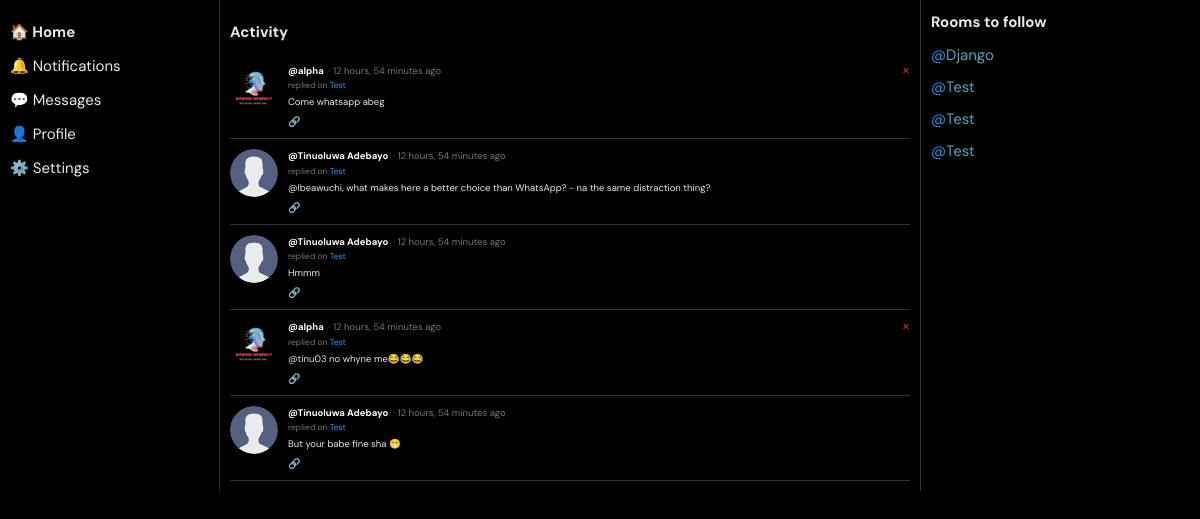
/study_groups/activity/ (signed in), run on the app's committed database.
### study_groups/models.py (models this page shows, shortened)
class Message(models.Model):
    user = models.ForeignKey(User, on_delete=models.CASCADE)
    room = models.ForeignKey(Room, on_delete=models.CASCADE)
    body = models.TextField()
    media = models.FileField(upload_to='messages/', null=True, blank=True)
    update = models.DateField(auto_now=True)
    created = models.DateField(auto_now_add=True)

class Room(models.Model):
    host = models.ForeignKey(User, on_delete=models.SET_NULL, null=True)
    topic = models.ForeignKey(Topic, on_delete=models.SET_NULL, null=True)
    name = models.CharField(max_length=200)
    description = models.TextField(null=True, blank=True)
    participants = models.ManyToManyField(User, related_name='participants', blank=True)
    updated = models.DateField(auto_now=True)
    created = models.DateField(auto_now_add=True)
    def __str__(self):
        return self.name

### users/models.py (models this page shows)
class User(AbstractUser):
    name = models.CharField(max_length=200, null=True)
    email = models.EmailField(unique=True, null=True)
    avatar = models.ImageField(upload_to='users/profile/', null=True, default='/avatar/avatar.svg')
    bio = models.TextField(null=True)
    USERNAME_FIELD = 'email'
    REQUIRED_FIELDS = []

### study_groups/views.py (the view)
# urls.py: path('activity/', views.activity_page, name="activity"),
def activity_page(request):
    room_messages = Message.objects.all().order_by('-id')[0:5]
    rooms = Room.objects.all()[0:10]
    return render(request, 'study_groups/activity.html', {'room_messages': room_messages, 'rooms':rooms})

### study_groups/templates/study_groups/activity.html (shortened to what this page needs)
{% extends 'users/base.html' %}
{% load static %}
{% block content %}
<div class="x-layout">
  <aside class="x-sidebar-left">
    <nav>
      <ul>
        <li><a href="#"><strong>🏠 Home</strong></a></li>
        <li><a href="#">🔔 Notifications</a></li>
        <li><a href="#">💬 Messages</a></li>
        <li><a href="#">👤 Profile</a></li>
        <li><a href="#">⚙️ Settings</a></li>
      </ul>
    </nav>
  </aside>
  <main class="x-feed">
    <h2 class="x-title">Activity</h2>
    {% for message in room_messages %}
    <div class="x-tweet" id="message-{{ message.id }}">
      <img src="{{message.user.avatar.url}}" class="x-avatar">
      <div class="x-body">
        <div class="x-header">
          <a href="{% url 'user_profile' message.user.id %}" class="x-username">@{{ message.user.name }}</a>
          <span class="x-time">· {{ message.created|timesince }} ago</span>
          {% if user == message.user %}
          <a href="{% url 'delete_message' message.id %}" class="x-delete">&#x2715;</a>
          {% endif %}
        </div>
        <div class="x-content">
          <p class="x-reply">replied on <a href="{% url 'room' message.room.id %}" class="x-link">{{ message.room }}</a></p>
          <p class="x-text">{{ message.body }}</p>
        </div>
        <div class="x-actions">
          <button onclick="shareActivity('{{ request.build_absolute_uri }}#message-{{ message.id }}')" title="Copy link">🔗</button>
        </div>
      </div>
    </div>
    {% endfor %}
  </main>
  <aside class="x-sidebar-right">
    <section class="x-widget">
      {% if rooms %}
      <h4>Rooms to follow</h4>
      {% for room in rooms %}
      <ul>
        <li>@<a href="{% url 'study_group_home' %}?q={{topic.name}}">{{room.name}}</a> </li>
      </ul>
      {% endfor %}
      {% else %}
      <h4><a href="{% url 'create_room' %}">Create Room</a></h4>
      {% endif %}
    </section>
  </aside>
</div>
{% endblock %}

### static/css/study_groups/style.css (style rules this page uses)
:root { --color-main: #4da6c1; --color-main-light: #d3eef4; --color-dark: #1c1c1e; --color-dark-medium: #2a2a2e; --color-dark-light: #3a3a3f; --color-light: #dcdcdc; --color-gray: #7a7a7a; --color-light-gray: #a0a0a0; --color-bg: #121212; --color-success: #3aa57c; --color-error: #e14c3a; }
* { font-family: "DM Sans", -apple-system, BlinkMacSystemFont, "Segoe UI", Roboto, Oxygen, Ubuntu, Cantarell, "Open Sans", "Helvetica Neue", sans-serif; margin: 0; padding: 0; box-sizing: border-box; text-rendering: optimizeLegibility; font-size: inherit; }
html { font-size: 56.25%; }
@media only screen and (min-width: 1200px) { html { font-size: 62.5%; } }
body { line-height: 1.6; font-weight: 400; font-size: 1.5rem; color: var(--color-light-gray); background-color: var(--color-bg); min-height: 100vh; }
img { width: 100%; }
a { display: inline-block; color: var(--color-main); text-decoration: none; }

### study_groups/templates/study_groups/activity.html (style rules this page uses)
body { margin: 0; font-family: 'Segoe UI', sans-serif; background-color: #000; color: #e7e9ea; }
.x-layout { display: flex; max-width: 1200px; margin: auto; }
.x-sidebar-left { width: 220px; padding: 1rem; border-right: 1px solid #2f3336; animation: slideLeft 0.6s ease forwards; }
.x-sidebar-left ul { list-style: none; padding: 0; }
.x-sidebar-left li { margin: 1rem 0; }
.x-sidebar-left a { text-decoration: none; color: #e7e9ea; transition: color 0.3s ease; }
.x-sidebar-right { width: 280px; padding: 1rem; border-left: 1px solid #2f3336; animation: slideRight 0.6s ease forwards; }
.x-widget { margin-bottom: 2rem; }
.x-widget h4 { margin-bottom: 0.5rem; }
.x-widget ul { list-style: none; padding: 0; }
.x-widget li { padding: 0.4rem 0; color: #1d9bf0; }
.x-feed { flex: 1; padding: 1rem; animation: fadeIn 0.6s ease forwards; }
.x-title { font-size: 1.5rem; margin: 1rem 0; }
.x-tweet { display: flex; padding: 1rem 0; border-bottom: 1px solid #2f3336; animation: fadeIn 0.4s ease-in-out; }
.x-avatar { width: 48px; height: 48px; border-radius: 50%; }
.x-body { margin-left: 1rem; flex: 1; }
.x-header { display: flex; align-items: center; font-size: 0.95rem; }
.x-username { font-weight: bold; color: #fff; text-decoration: none; transition: color 0.3s ease; }
.x-time { color: #71767b; margin-left: 0.5rem; }
.x-delete { margin-left: auto; color: #f4212e; text-decoration: none; transition: color 0.3s ease; }
.x-reply { font-size: 0.85rem; color: #71767b; }
.x-link { color: #1d9bf0; text-decoration: none; transition: color 0.3s ease; }
.x-text { margin-top: 0.25rem; white-space: pre-wrap; font-size: 0.95rem; }
.x-actions { display: flex; margin-top: 0.5rem; font-size: 0.9rem; }
.x-actions button { background: none; border: none; color: #1d9bf0; cursor: pointer; font-size: 1rem; transition: text-decoration 0.3s ease; }

### data on the page
Message: user.avatar (picture), user.name "alpha", created "12 hours, 54 minutes", room "Test", body "Come whatsapp abeg"
Message: user.avatar (placeholder picture), user.name "Tinuoluwa Adebayo", created "12 hours, 54 minutes", room "Test", body "@Ibeawuchi, what makes here a better choice than WhatsApp? - na the same distraction thing?"
Message: user.avatar (placeholder picture), user.name "Tinuoluwa Adebayo", created "12 hours, 54 minutes", room "Test", body "Hmmm"
Message: user.avatar (picture), user.name "alpha", created "12 hours, 54 minutes", room "Test", body "@tinu03 no whyne me😂😂😂"
Message: user.avatar (placeholder picture), user.name "Tinuoluwa Adebayo", created "12 hours, 54 minutes", room "Test", body "But your babe fine sha 😁"
Room: name "Django"
Room: name "Test"
Room: name "Test"
Room: name "Test"
